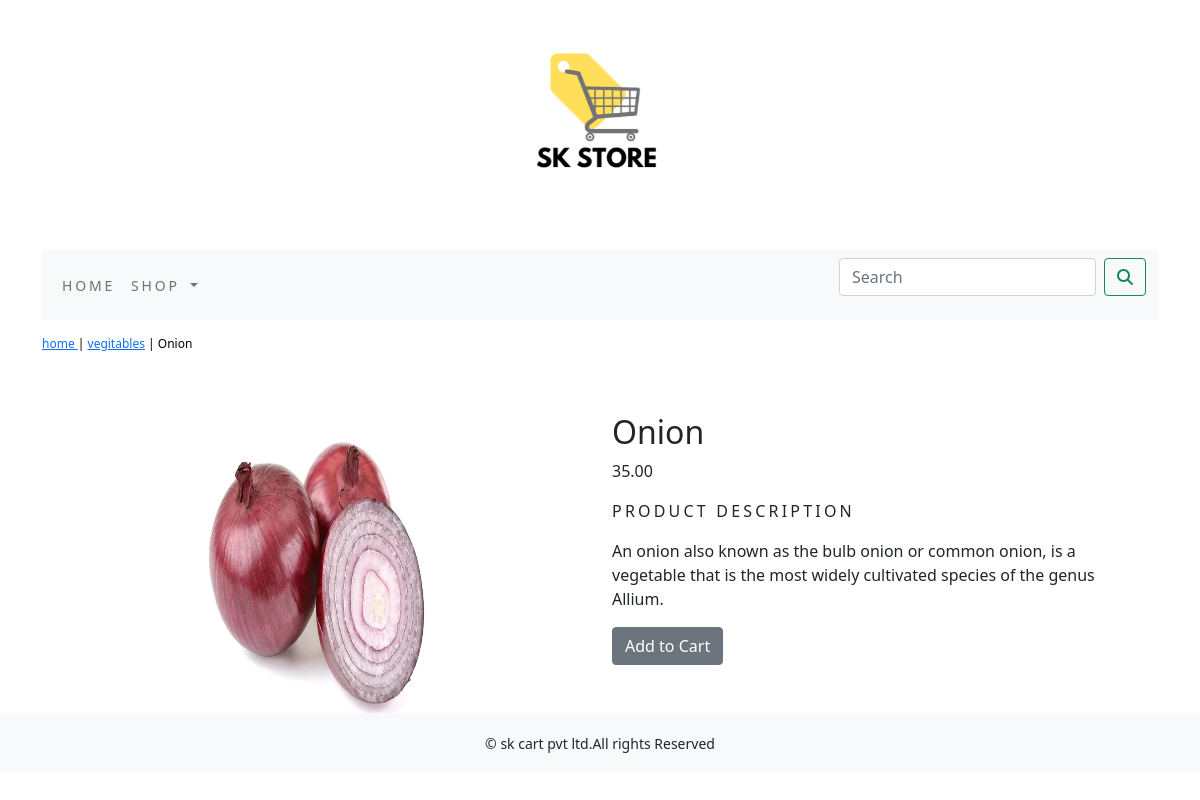
The app's page /shop/vegitables/onion/ with its own data.
### shop/models.py (models this page shows, shortened)
class Product(models.Model):
    name=models.CharField(max_length=250,unique=True)
    slug=models.SlugField(max_length=250,unique=True)
    description = models.TextField(blank=True)
    price = models.DecimalField(max_digits=10,decimal_places=2)
    category=models.ForeignKey(Category,on_delete=models.CASCADE)
    image = models.ImageField(upload_to='product', blank=True)
    stock = models.IntegerField()
    available = models.BooleanField(default=True)
    created = models.DateTimeField(auto_now_add=True)
    updated = models.DateTimeField(auto_now=True)
    class Meta:
        ordering=('name',)
        verbose_name='products'
        verbose_name_plural='products'
    def __str__(self):
        return  '{}'.format(self.name)

class Category(models.Model):
    name=models.CharField(max_length=250,unique=True)
    slug=models.SlugField(max_length=250,unique=True)
    description=models.TextField(blank=True)
    image=models.ImageField(upload_to='category',blank=True)
    class Meta:
        ordering=('name',)
        verbose_name='category'
        verbose_name_plural='categories'
    def get_url(self):
        return reverse('shop:products_by_category',args=[self.slug])
    def __str__(self):
        return  '{}'.format(self.name)

### shop/views.py (the view)
# urls.py: path('<slug:c_slug>/<slug:product_slug>/', views.proDetail, name='productdetails'),
def proDetail(request,c_slug,product_slug):
    try:
        product=Product.objects.get(category__slug=c_slug,slug=product_slug)
    except Exception as e:
        raise e
    return render(request,'product.html',{'product':product})

### cart/context_processers.py (called while the page is built)
def counter(request):
    item_count=0
    if 'admin' in request.path:
        return {}
    else:
        try:
            cart=Cart.objects.filter(cart_id=cart_id(request))
            cart_items=CartItem.objects.all().filter(cart=cart[:1])
            for cat_item in cart_items:
                item_count += cat_item.quantity
        except Cart.DoesNotExist:
            item_count=0
    return dict(item_count=item_count)

### cart/views.py (called while the page is built)
def cart_id(request):
    cart=request.session.session_key
    if not cart:
        cart=request.session.create()
    return cart

### shop/context_processers.py (called while the page is built)
def menu_links(request):
    links=Category.objects.all()
    return dict(links=links)

### templates/product.html (shortened to what this page needs)
{% extends 'base.html' %}
{% load static %}
{% block content %}
    <div class="row my_prod_row_class">
                <div class="mx_auto">
                    <p><a href="{% url 'shop:allproduct' %}">home </a> | <a href="{{ product.category.get_url }}">{{product.category}}</a> | {{product.name}}</p>
                </div>
    </div>
<div class="container">
<br>
<div class="row">
    <div class="col-12 col-sm-12 col-md-12 col-lg-6 text-center">
        <div style="min-width:18rem">
             <img src="{{product.image.url}}" width="300" height="300" alt="{{product.name}}">
        </div>
    </div>
        <div class="col-12 col-sm-12 col-md-12 col-lg-6">
            <div>
            <h2 class="my_prod_title">{{ product.name }} </h2>
            <p>{{ product.price }}</p>
            <p class="my_title">Product Description</p>
            <p class="text-justify my_prod_text">{{ product.description }}</p>
            {% if product.stock <= 0 %}
            <p class="text-justify my_prod_text">Out of Stock</p>
            {% else %}
            <a class="btn btn-secondary" href="{% url 'cart:add_cart' product.id %}">Add to Cart</a>
            {% endif %}
</div>
    </div>
</div>
    </div>
</div>
{% endblock %}

### static/css/custom.css (style rules this page uses)
.my_title { font-size :16px; text-transform :uppercase; letter-spacing :.2em; }
.my_prod_row_class { padding-top : 15px; padding-bottom:20px; }
.my_prod_row_class .mx_auto { color:#000; font-size:12px; text-decoration:none; }
.my_prod_text { padding-right:20px; }

### records on screen
Product: category "vegitables", name "Onion", image (picture), price "35.00", description "An onion also known as the bulb onion or common onion, is a vegetable that is the most widely cultivated species of the genus Allium."
